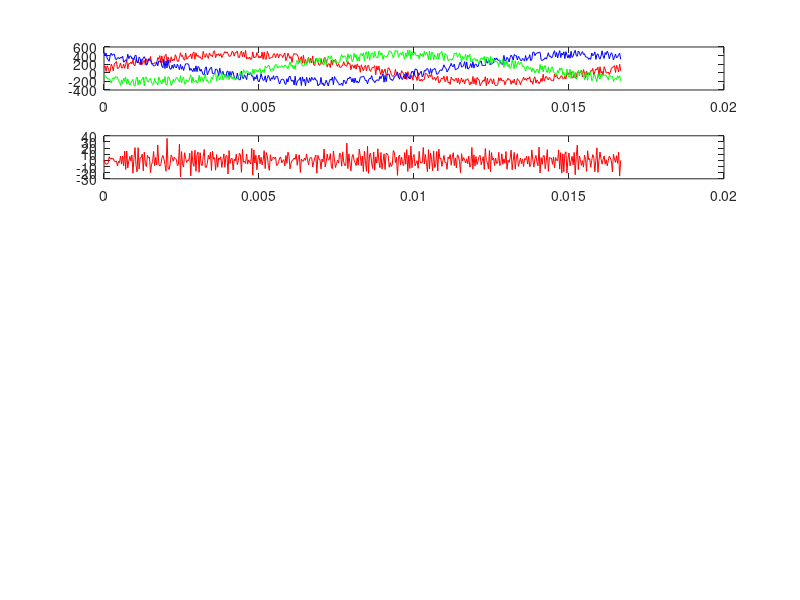

MATLAB code for this plot: (Note: this script raises an error after producing the figure.)
f = 60;
samples = 500;
t_step = 1/f/samples;
periods = 1;
totalSamples = samples*periods;
t_end = 1/f*periods;
t = 0:t_step:t_end;
w = 2*pi*f;

V1 = 220*sqrt(2)*sin(w*t) + 220*rand(1, length(t));
V2 = 220*sqrt(2)*sin(w*t+pi*2/3) + 220*rand(1, length(t));
V3 = 220*sqrt(2)*sin(w*t-pi*2/3) + 220*rand(1, length(t));
dV1dt = [diff(V1)/t_step, 0];
dV2dt = [diff(V2)/t_step, 0];
dV3dt = [diff(V3)/t_step, 0];

G1 = 1/100000;
G2 = 2/100000;
G3 = 3/100000;
C1 = 1.1*10^-6;
C2 = 2.2*10^-6;
C3 = 3.3*10^-6;

Ig = V1.*G1 + C1.*dV1dt + V2.*G2 + C2.*dV2dt + V3.*G3 + C3.*dV3dt;


figure(1);
subplot(6,1,1);
plot(t, V1, 'r', t, V2, 'b', t, V3, 'g');
subplot(6,1,2);
plot(t, Ig, 'r');

% V11은 전압신호 V1에 필터1을적용
% V12은 전압신호 V1에 필터2을적용
% I01은 전류신호 I0에 필터1을적용
% I02은 전류신호 I0에 필터2을적용

FilterR1 = 10;
FilterC1 = 220*10^-6;
FilterR2 = 20;
FilterC2 = 0.4*10^-5;
FilterR3 = 40;
FilterC3 = 0.8*10^-5;
FilterR4 = 60;
FilterC4 = 1.2*10^-5;
FilterR5 = 80;
FilterC5 = 1.8*10^-5;
FilterR6 = 100;
FilterC6 = 2.2*10^-12;

V11 = applyRCFilter(V1, t_step, FilterR1, FilterC1);
V12 = applyRCFilter(V1, t_step, FilterR2, FilterC2);
V13 = applyRCFilter(V1, t_step, FilterR3, FilterC3);
V14 = applyRCFilter(V1, t_step, FilterR4, FilterC4);
V15 = applyRCFilter(V1, t_step, FilterR5, FilterC5);
V16 = applyRCFilter(V1, t_step, FilterR6, FilterC6);

V21 = applyRCFilter(V2, t_step, FilterR1, FilterC1);
V22 = applyRCFilter(V2, t_step, FilterR2, FilterC2);
V23 = applyRCFilter(V2, t_step, FilterR3, FilterC3);
V24 = applyRCFilter(V2, t_step, FilterR4, FilterC4);
V25 = applyRCFilter(V2, t_step, FilterR5, FilterC5);
V26 = applyRCFilter(V2, t_step, FilterR6, FilterC6);

V31 = applyRCFilter(V3, t_step, FilterR1, FilterC1);
V32 = applyRCFilter(V3, t_step, FilterR2, FilterC2);
V33 = applyRCFilter(V3, t_step, FilterR3, FilterC3);
V34 = applyRCFilter(V3, t_step, FilterR4, FilterC4);
V35 = applyRCFilter(V3, t_step, FilterR5, FilterC5);
V36 = applyRCFilter(V3, t_step, FilterR6, FilterC6);

Ig1 = applyRCFilter(Ig, t_step, FilterR1, FilterC1);
Ig2 = applyRCFilter(Ig, t_step, FilterR2, FilterC2);
Ig3 = applyRCFilter(Ig, t_step, FilterR3, FilterC3);
Ig4 = applyRCFilter(Ig, t_step, FilterR4, FilterC4);
Ig5 = applyRCFilter(Ig, t_step, FilterR5, FilterC5);
Ig6 = applyRCFilter(Ig, t_step, FilterR6, FilterC6);

dVdt11 = [diff(V11)/t_step,0];
dVdt12 = [diff(V12)/t_step,0];
dVdt13 = [diff(V13)/t_step,0];
dVdt14 = [diff(V14)/t_step,0];
dVdt15 = [diff(V15)/t_step,0];
dVdt16 = [diff(V16)/t_step,0];

dVdt21 = [diff(V21)/t_step,0];
dVdt22 = [diff(V22)/t_step,0];
dVdt23 = [diff(V23)/t_step,0];
dVdt24 = [diff(V24)/t_step,0];
dVdt25 = [diff(V25)/t_step,0];
dVdt26 = [diff(V26)/t_step,0];

dVdt31 = [diff(V31)/t_step,0];
dVdt32 = [diff(V32)/t_step,0];
dVdt33 = [diff(V33)/t_step,0];
dVdt34 = [diff(V34)/t_step,0];
dVdt35 = [diff(V35)/t_step,0];
dVdt36 = [diff(V36)/t_step,0];

subplot(6,1,3);
plot(t, [V11;V12;V13;V14;V15;V16]);
subplot(6,1,4);
plot(t, [V21;V22;V23;V24;V25;V26]);
subplot(6,1,5);
plot(t, [V31;V32;V33;V34;V35;V36]);
subplot(6,1,6);
plot(t, [Ig1;Ig2;Ig3;Ig4;Ig5;Ig6]);

Gr1 = [];
Cr1 = [];
Gr2 = [];
Cr2 = [];
Gr3 = [];
Cr3 = [];

idx = 2:1:totalSamples;
for i=idx
  Y = [Ig1(i); Ig2(i); Ig3(i); Ig4(i); Ig5(i); Ig6(i);];
  M = [ 
    V11(i), dVdt11(i), V21(i), dVdt21(i), V31(i), dVdt31(i);
    V12(i), dVdt12(i), V22(i), dVdt22(i), V32(i), dVdt32(i);
    V13(i), dVdt13(i), V23(i), dVdt23(i), V33(i), dVdt33(i);
    V14(i), dVdt14(i), V24(i), dVdt24(i), V34(i), dVdt34(i);
    V15(i), dVdt15(i), V25(i), dVdt25(i), V35(i), dVdt35(i);
    V16(i), dVdt16(i), V26(i), dVdt26(i), V36(i), dVdt36(i);
  ];
  X = inv(M)*Y
  Gr1 = [Gr1, X(1)];
  Cr1 = [Cr1, X(2)];
  Gr2 = [Gr2, X(3)];
  Cr2 = [Cr2, X(4)];
  Gr3 = [Gr3, X(5)];
  Cr3 = [Cr3, X(6)];
endfor

figure(2);
subplot(3,2,1);
plot(t, G1, 'r', t(idx), Gr1, 'b');
subplot(3,2,2);
plot(t, C1, 'r', t(idx), Cr1, 'b');
subplot(3,2,3);
plot(t, G2, 'r', t(idx), Gr2, 'b');
subplot(3,2,4);
plot(t, C2, 'r', t(idx), Cr2, 'b');
subplot(3,2,5);
plot(t, G3, 'r', t(idx), Gr3, 'b');
subplot(3,2,6);
plot(t, C3, 'r', t(idx), Cr3, 'b');

mean(Gr1)
mean(Gr2)
mean(Gr3)
mean(Cr1)
mean(Cr2)
mean(Cr3)

